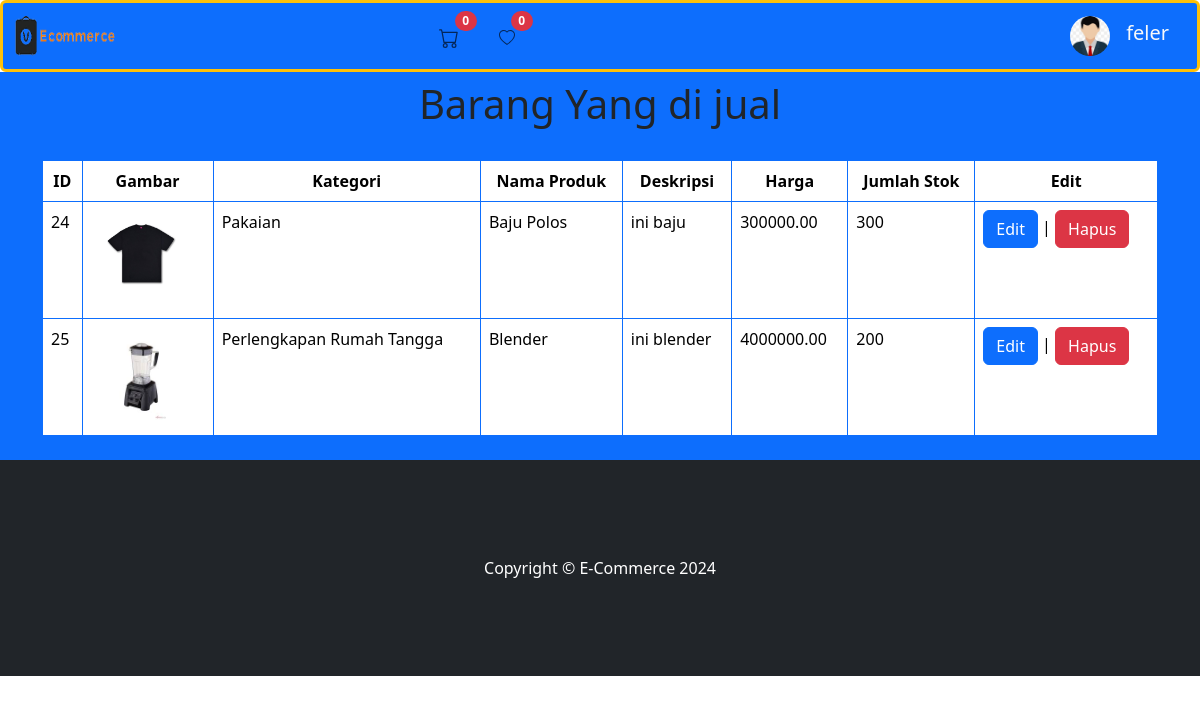
The page /E-commerce/website/jual.php (signed in) on the database its author committed.
### tables this page shows
CREATE TABLE `tbl_user` (
  `id` int(10) NOT NULL,
  `nama` varchar(100) NOT NULL,
  `username` varchar(100) NOT NULL,
  `password` varchar(255) NOT NULL,
  `alamat` text NOT NULL,
  `no_telepon` varchar(20) NOT NULL,
  `foto_profil` text NOT NULL,
  `duit` decimal(10,2) NOT NULL
);

CREATE TABLE `tbl_produk` (
  `id` int(111) NOT NULL,
  `user_id` int(111) NOT NULL,
  `id_kategori` int(111) NOT NULL,
  `nama_produk` varchar(255) NOT NULL,
  `deskripsi` text NOT NULL,
  `harga` decimal(10,2) DEFAULT NULL,
  `gambar` varchar(255) NOT NULL,
  `stok` int(111) NOT NULL
);

CREATE TABLE `tbl_kategori` (
  `id` int(10) NOT NULL,
  `nama_kategori` varchar(100) NOT NULL,
  `gambar_kategori` text NOT NULL
);

### E-commerce/website/jual.php (the view, shortened to what this page needs)
<?php
include '../koneksi.php';
?>
<!DOCTYPE html>
<html lang="en">
<head>
    <link href="https://cdn.jsdelivr.net/npm/bootstrap@5.3.3/dist/css/bootstrap.min.css" rel="stylesheet">
</head>
<header>
    <?php
        include 'header/navbar.php';
    ?>
</header>
<body>
    <div class="container-fluid bg-primary p-2">
    <h1 style="text-align: center;">Barang Yang di jual</h1>
    <br>
        <div class="container-lg">
        <table class="table table-bordered border-primary">
            <?php
                include '../koneksi.php';
            ?>
            <thead>
                <tr>
                    <th>ID</th>
                    <th>Gambar</th>
                    <th>Kategori</th>
                    <th>Nama Produk</th>
                    <th>Deskripsi</th>
                    <th>Harga</th>
                    <th>Jumlah Stok</th>
                    <th>Edit</th>
                </tr>
            </thead>
            <tbody>
                <?php
                    $user_id = mysqli_real_escape_string($conn, $_SESSION['user_id']);
                    $view = mysqli_query($conn, "SELECT tbl_produk.id, tbl_produk.gambar, tbl_kategori.nama_kategori, tbl_produk.nama_produk, tbl_produk.deskripsi, tbl_produk.harga, tbl_produk.stok FROM tbl_produk
                                        INNER JOIN tbl_kategori ON tbl_produk.id_kategori = tbl_kategori.id
                                        WHERE tbl_produk.user_id = '$user_id'");
                    while ($rows = mysqli_fetch_array($view)) {?>
                        <tr>
                            <td><?php echo $rows['id']; ?></td>
                            <td><img src="http://localhost/E-commerce/E-commerce/website/gambar/<?php echo $rows['gambar'];?>" alt="gambar" width="100px" height="100px" ></td>
                            <td><?php echo $rows['nama_kategori'] ?></td>
                            <td><?php echo $rows['nama_produk'];?></td>
                            <td><?php echo $rows['deskripsi'];?></td>
                            <td><?php echo $rows['harga'];?></td>
                            <td><?php echo $rows['stok'];?></td>
                            <td><a href="editproduk.php?id=<?php echo $rows['id']; ?>" class="btn btn-primary">Edit</a> |
                                <a href="?id_del=<?php echo $rows['id']; ?>" onclick="return confirm('Yakin kamu ingin menghapus Product?')" class="btn btn-danger">Hapus</a></td>
                        </tr>
                <?php }
                ?>
            </tbody>
        </table>
        </div>
    </div>
    <footer class="py-5 bg-dark">
            <div class="container-fluid p-5"><p class="m-0 text-center text-white">Copyright &copy; E-Commerce 2024</p></div>
    </footer>
</body>
</html>

### E-commerce/website/header/navbar.php (shortened to what this page needs)
<?php
include __DIR__ . '/../../koneksi.php';
$user_id = $_SESSION['user_id'];
$query = "SELECT * FROM tbl_user WHERE id = $user_id";
$result = mysqli_query($conn, $query);
if ($result && mysqli_num_rows($result) > 0) {
  $row = mysqli_fetch_assoc($result);
  $nama_pengguna = $row['nama'];
  $user_id = $_SESSION['user_id'];
  $cart_total = 0;
  $query_wishlist = "SELECT * FROM tbl_wishlist WHERE user_id = ?";
  $stmt = $conn->prepare($query_wishlist);
  $stmt->bind_param("i", $user_id);
  $stmt->execute();
  $result_wishlist = $stmt->get_result();
  $jumlah_wishlist = $result_wishlist->num_rows;
?>
  <nav class="navbar sticky-top navbar-expand-lg navbar-light bg-primary border border-3 rounded  border-warning">
    <div class="container-fluid bg-primary">
      <img class="navbar-brand" src="fotologo/e-commerce.png" width="100px" height="50px">
      <ul class="navbar-nav col-lg-6 justify-content-lg-center">
        <li class="nav-item position-relative">
          <a class="nav-link" aria-current="page" href="cart12.php">
            <span class="badge rounded-pill badge-notification bg-danger position-absolute" style="top: -5px; right: -10px;"><?php echo $cart_total; ?></span>
          </a>
        </li>
        <li class="nav-item ps-4 position-relative">
          <a class="nav-link" aria-current="page" href="daftarkeinginan.php">
            <span class="badge rounded-pill badge-notification bg-danger position-absolute" style="top: -5px; right: -10px;"><?php echo $jumlah_wishlist; ?></span>
          </a>
        </li>
      </ul>
      <a class="navbar-brand">
        <div class="btn-group d-lg-flex col-lg-3 justify-content-lg-end">
          <a class="bg-transparent rounded-pill d-grid gap-2 d-md-flex justify-content-md-end text-decoration-none" href="#" role="button" id="dropdownMenuLink" data-bs-toggle="dropdown" aria-expanded="false">
            <img src="http://localhost/E-commerce/E-commerce/website/fotosampul/<?php echo $row['foto_profil']; ?>" alt="Logo" style="width: 40px;" class="rounded-pill  me-md-2">
            <h1 class="navbar-brand text-light mb-0">
              <?php echo $nama_pengguna; ?>
            </h1>
          </a>
        </div>
      </a>
    </div>
  </nav>
<?php
} else {
  echo "Pengguna tidak ditemukan.";
}
?>

### E-commerce/website/jual.php (style rules this page uses)
.table th { text-align: center; }

### rows shown on the page
tbl_user: foto_profil (picture), nama "feler"
tbl_produk: id "24", gambar (picture), id_kategori.nama_kategori "Pakaian", nama_produk "Baju Polos", deskripsi "ini baju", harga "300000.00", stok "300"
tbl_produk: id "25", gambar (picture), id_kategori.nama_kategori "Perlengkapan Rumah Tangga", nama_produk "Blender", deskripsi "ini blender", harga "4000000.00", stok "200"

### other values the page prints
$cart_total "0"
$jumlah_wishlist "0"
